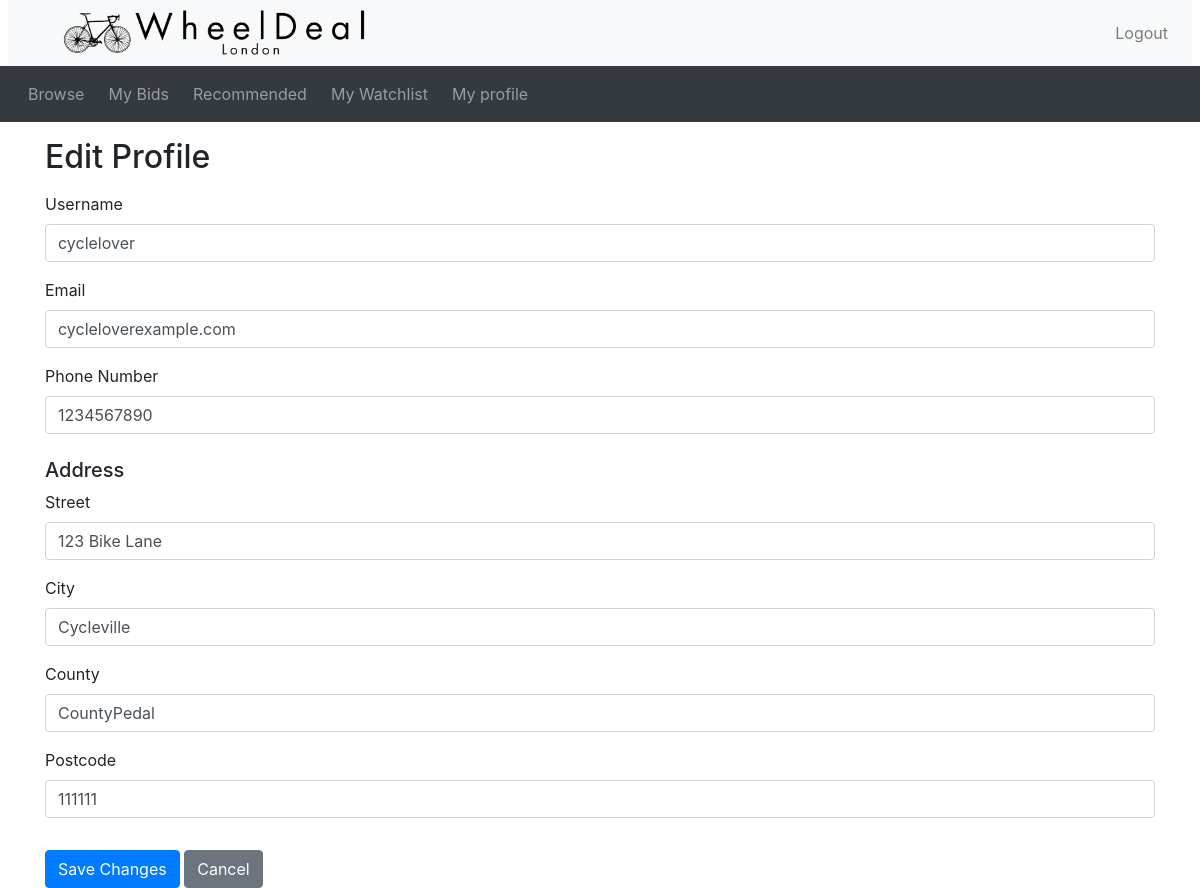
Page /WheelDeal/editProfile.php (signed in) on the committed database.
### tables this page shows
CREATE TABLE `Address` (
  `addressId` int NOT NULL,
  `street` varchar(50) NOT NULL,
  `city` varchar(50) NOT NULL,
  `county` varchar(50) NOT NULL,
  `postcode` varchar(8) NOT NULL,
  `userId` int NOT NULL
);

CREATE TABLE `User` (
  `userId` int NOT NULL,
  `username` varchar(50) NOT NULL,
  `password` varchar(255) NOT NULL,
  `email` varchar(50) NOT NULL,
  `phoneNumber` varchar(50) NOT NULL,
  `userType` varchar(7) NOT NULL
);

### WheelDeal/utilities.php (called while the page is built, shortened)
<?php
function testInput($data, $type = "string") {
  $data = trim($data);
  $data = stripslashes($data);
  $data = htmlspecialchars($data);
  switch ($type) {
    case "string":
      $data = preg_replace("/[^a-zA-Z0-9\s.,!?()\-]/", "", $data);
      break;
  }
  return $data;
}
?>

### WheelDeal/editProfile.php (the view, shortened to what this page needs)
<?php
include_once("header.php");
require("utilities.php");
require("db_connect.php");
$userId = $_SESSION['user_id'];
try {
    $sql = "SELECT U.username, U.email, U.phoneNumber, a.street, a.city, a.county, a.postcode
            FROM User U
            LEFT JOIN Address a ON a.userId = U.userId
            WHERE U.userId = ?";
    $stmt = $pdo->prepare($sql);
    $stmt->execute([$userId]);
    $userProfile = $stmt->fetch(PDO::FETCH_ASSOC);
} catch (PDOException $e) {
    echo '<div class="alert alert-danger">An error occurred while retrieving your profile: ' . testInput($e->getMessage()) . '</div>';
    include_once("footer.php");
    exit;
}
?>
<div class="container">
    <h2 class="my-3">Edit Profile</h2>
    <form method="POST" action="">
        <div class="form-group">
            <label for="username">Username</label>
            <input type="text" name="username" id="username" class="form-control" value="<?= testInput($userProfile['username'] ?? '') ?>" required>
        </div>
        <div class="form-group">
            <label for="email">Email</label>
            <input type="email" name="email" id="email" class="form-control" value="<?= testInput($userProfile['email'] ?? '') ?>" required>
        </div>
        <div class="form-group">
            <label for="phoneNumber">Phone Number</label>
            <input type="text" name="phoneNumber" id="phoneNumber" class="form-control" value="<?= testInput($userProfile['phoneNumber'] ?? '') ?>">
        </div>
        <h5 class="mt-4">Address</h5>
        <div class="form-group">
            <label for="street">Street</label>
            <input type="text" name="street" id="street" class="form-control" value="<?= testInput($userProfile['street'] ?? '') ?>">
        </div>
        <div class="form-group">
            <label for="city">City</label>
            <input type="text" name="city" id="city" class="form-control" value="<?= testInput($userProfile['city'] ?? '') ?>">
        </div>
        <div class="form-group">
            <label for="county">County</label>
            <input type="text" name="county" id="county" class="form-control" value="<?= testInput($userProfile['county'] ?? '') ?>">
        </div>
        <div class="form-group">
            <label for="postcode">Postcode</label>
            <input type="text" name="postcode" id="postcode" class="form-control" value="<?= testInput($userProfile['postcode'] ?? '') ?>">
        </div>
        <button type="submit" class="btn btn-primary mt-3">Save Changes</button>
        <a href="profile.php" class="btn btn-secondary mt-3">Cancel</a>
    </form>
</div>
<?php include_once("footer.php"); ?>

### rows in the picture
address: username "cyclelover", email "cycleloverexample.com", phoneNumber "1234567890", street "123 Bike Lane", city "Cycleville", county "CountyPedal", postcode "111111"
